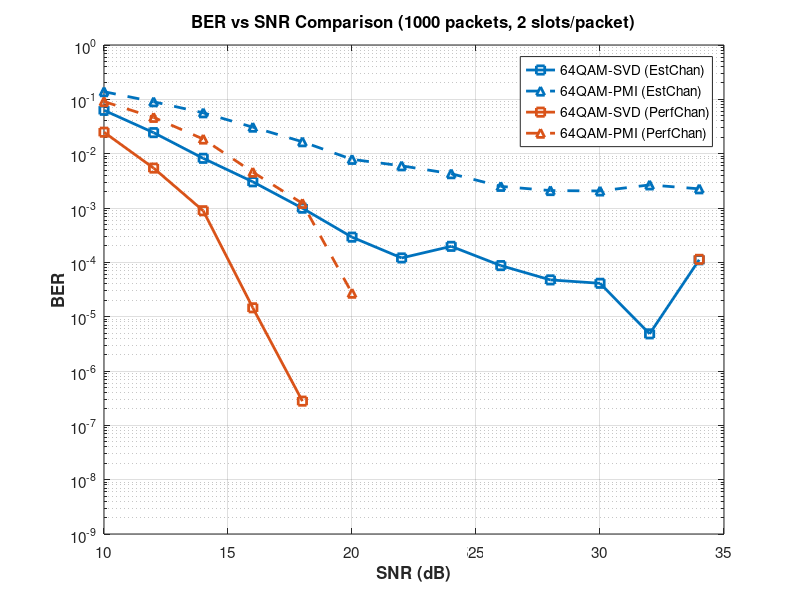

Source code (MATLAB):
% Extract data from simulation results

% Channel Estimation (Practical) - 64QAM-SVD
SNRdB_64QAM_SVD_ChanEst = [10, 12, 14, 16, 18, 20, 22, 24, 26, 28, 30, 32, 34]';
BER_64QAM_SVD_ChanEst = [6.2866e-02; 2.4398e-02; 8.2126e-03; 3.0360e-03; 9.9177e-04; ...
    2.9080e-04; 1.2043e-04; 1.9695e-04; 8.7098e-05; 4.7496e-05; ...
    4.1137e-05; 4.8249e-06; 1.1145e-04];

% Channel Estimation (Practical) - 64QAM-PMI
SNRdB_64QAM_PMI_ChanEst = [10, 12, 14, 16, 18, 20, 22, 24, 26, 28, 30, 32, 34]';
BER_64QAM_PMI_ChanEst = [1.3828e-01; 9.0215e-02; 5.6524e-02; 3.0755e-02; 1.6570e-02; ...
    7.8565e-03; 5.9775e-03; 4.2783e-03; 2.5007e-03; 2.0928e-03; ...
    2.0581e-03; 2.6599e-03; 2.2542e-03];

% Perfect Channel - 64QAM-SVD
SNRdB_64QAM_SVD_PerfChan = [10, 12, 14, 16, 18, 20, 22, 24, 26, 28, 30, 32, 34]';
BER_64QAM_SVD_PerfChan = [2.4833e-02; 5.4309e-03; 8.9017e-04; 1.4558e-05; 2.7889e-07; ...
    0.0000e+00; 0.0000e+00; 0.0000e+00; 0.0000e+00; 0.0000e+00; ...
    0.0000e+00; 0.0000e+00; 1.1348e-04];

% Perfect Channel - 64QAM-PMI
SNRdB_64QAM_PMI_PerfChan = [10, 12, 14, 16, 18, 20, 22, 24, 26, 28, 30, 32, 34]';
BER_64QAM_PMI_PerfChan = [9.0959e-02; 4.6555e-02; 1.8580e-02; 4.5705e-03; 1.2166e-03; ...
    2.7025e-05; 0.0000e+00; 0.0000e+00; 0.0000e+00; 0.0000e+00; ...
    0.0000e+00; 0.0000e+00; 0.0000e+00];

% Store in cell arrays
SNRdB_all = {SNRdB_64QAM_SVD_ChanEst, SNRdB_64QAM_PMI_ChanEst, ...
             SNRdB_64QAM_SVD_PerfChan, SNRdB_64QAM_PMI_PerfChan};
avgBER_all = {BER_64QAM_SVD_ChanEst, BER_64QAM_PMI_ChanEst, ...
              BER_64QAM_SVD_PerfChan, BER_64QAM_PMI_PerfChan};

% Configuration
ModOrderList = [64, 64]; % ChanEst and PerfChan
pmiPrecodingList = [false, true]; % SVD, PMI
combinationLabels = {'64QAM-SVD (EstChan)', '64QAM-PMI (EstChan)', ...
                     '64QAM-SVD (PerfChan)', '64QAM-PMI (PerfChan)'};
numIter = 1000;
noSlotsSim = 2;

% Plotting
numCombinations = length(ModOrderList) * length(pmiPrecodingList);
modColors = lines(length(ModOrderList));
lineStyles = {'-', '--'};
markers = {'s', '^'};
for combIdx = 1:numCombinations
    modIdx = ceil(combIdx / length(pmiPrecodingList));
    pmiIdx = mod(combIdx - 1, length(pmiPrecodingList)) + 1;
    semilogy(SNRdB_all{combIdx}, avgBER_all{combIdx}, ... 
        'LineWidth', 2, ...
        'LineStyle', lineStyles{pmiIdx}, ...
        'Marker', markers{pmiIdx}, ...
        'MarkerSize', 6, ...
        'Color', modColors(modIdx, :), ...
        'DisplayName', combinationLabels{combIdx});
    hold on;
end
grid on;
hold off;
xlabel('SNR (dB)', 'FontSize', 12, 'FontWeight', 'bold');
ylabel('BER', 'FontSize', 12, 'FontWeight', 'bold');
title(sprintf('BER vs SNR Comparison (%d packets, %d slots/packet)', numIter, noSlotsSim), ...
    'FontSize', 14, 'FontWeight', 'bold');
legend('Location', 'best', 'FontSize', 10);
set(gca, 'FontSize', 11);
ylim([1e-9 1e0]);
